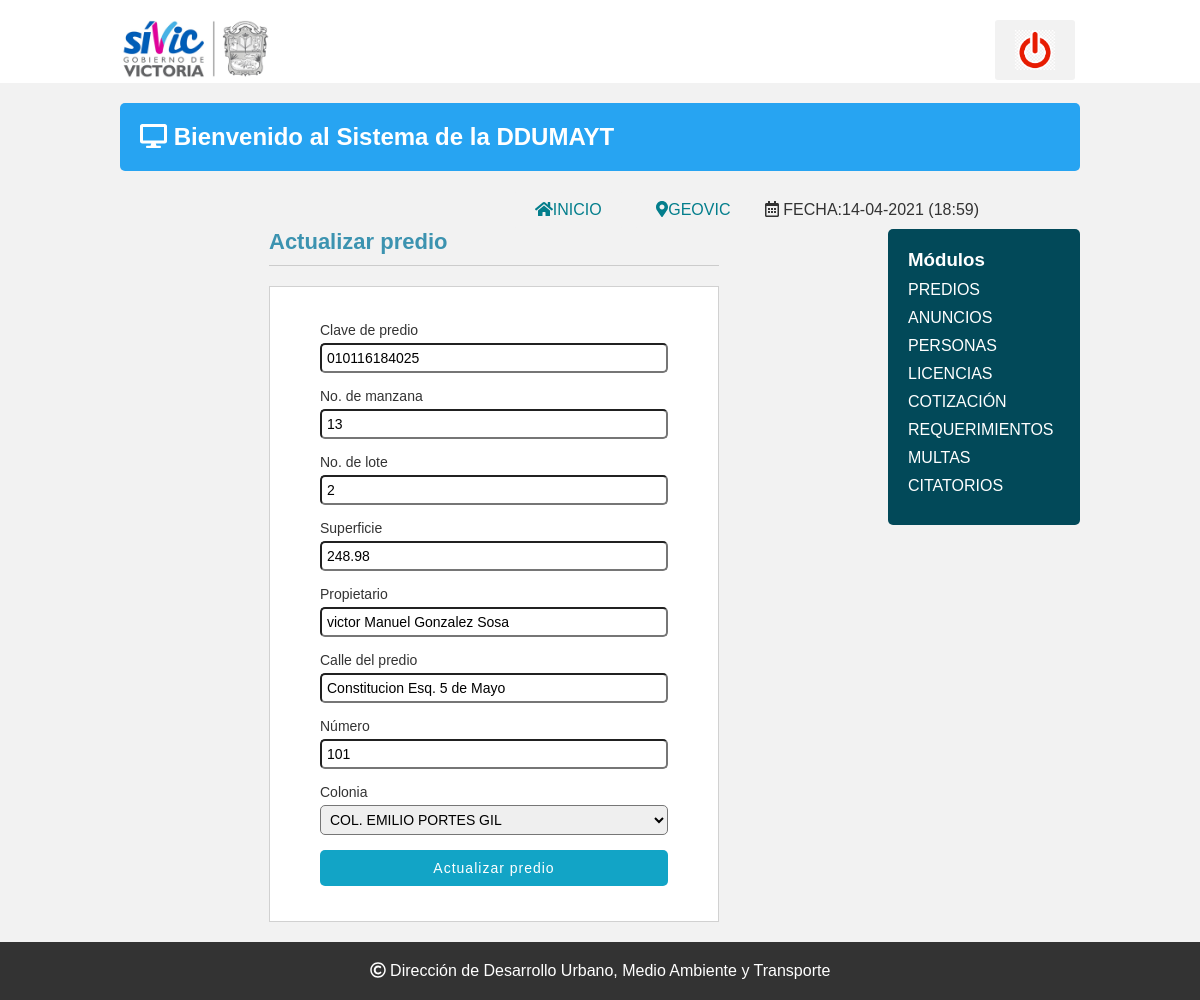
The app's page /Sistema/editar_predio.php?id=8 with its own data.
### tables this page shows
CREATE TABLE `predios` (
  `id_predio` int(11) NOT NULL,
  `clave` varchar(30) DEFAULT NULL,
  `manzana` varchar(20) DEFAULT NULL,
  `lote` varchar(25) DEFAULT NULL,
  `superficie` double NOT NULL,
  `propietario` varchar(80) NOT NULL,
  `calle1` varchar(90) NOT NULL,
  `numero1` varchar(25) NOT NULL,
  `id_colonia` int(11) NOT NULL,
  `calle2` varchar(60) DEFAULT NULL,
  `numero2` varchar(10) DEFAULT NULL,
  `id_colonia2` int(11) DEFAULT NULL,
  `telefono` varchar(20) DEFAULT NULL,
  `id_pagos` int(11) DEFAULT NULL,
  `dateadd` datetime NOT NULL DEFAULT current_timestamp(),
  `usuario_id` int(11) NOT NULL,
  `estatus` int(11) NOT NULL DEFAULT 1
);

CREATE TABLE `asentamientos` (
  `id_asent` int(11) NOT NULL,
  `zona` varchar(20) NOT NULL,
  `tipo` varchar(30) NOT NULL,
  `nombre` varchar(70) NOT NULL,
  `nombre1` varchar(70) DEFAULT NULL
);

### Sistema/editar_predio.php (the view, shortened to what this page needs)
<?php
	include "conexion.php";
		$id_predio= $_GET['id'];
		$query= mysqli_query($conection,"select p.id_predio, p.clave, p.manzana,p.lote, p.superficie, p.propietario, p.calle1,
															p.numero1, a.nombre, a.id_asent
													 from predios p inner join asentamientos a on p.id_colonia= a.id_asent
													 WHERE id_predio=$id_predio and estatus=1" );
		$result_sql=mysqli_num_rows($query);
		if($result_sql==0){
			header('location:lista_predio.php');
		}else{
			while($data=mysqli_fetch_array($query)){
				$clave= $data['clave'];
				$manzana= $data['manzana'];
				$lote= $data['lote'];
				$superficie= $data['superficie'];
				$propietario= $data['propietario'];
				$calle1= $data['calle1'];
				$numero1= $data['numero1'];
				$idcolonia= $data['id_asent'];
				$colonia= $data['nombre'];
			}
		}
?>
<!DOCTYPE html>
<html lang="en">
<head>
	<?php include "includes/scripts.php"; ?>
</head>
<body>
<?php include "includes/header.php"; ?>
	<section class="main">
<?php include "includes/wrapp.php"; ?>
	<div class="articulo">
	<div class="form_register">
    <h1>Actualizar predio</h1>
    <hr>
    <form action="" method="post">
    	<label for="clave">Clave de predio</label>
        <input type="text" name="clave" id="clave" placeholder="Clave del predio" value="<?php echo $clave; ?>">
        <label for="manzana">No. de manzana</label>
        <input type="text" name="manzana" id="manzana" placeholder="No. de manzana" value="<?php echo $manzana; ?>">
        <label for="lote">No. de lote</label>
        <input type="text" name="lote" id="lote" placeholder="No. de lote" value="<?php echo $lote; ?>">
        <label for="superficie">Superficie</label>
        <input type="number" step="0.001" name="superficie" id="superficie" placeholder="Superficie del predio" value="<?php echo $superficie; ?>">
        <label for="propietario">Propietario</label>
        <input type="text" name="propietario" id="propietario" placeholder="Nombre del propietario" value="<?php echo $propietario; ?>">
        <label for="calle1">Calle del predio</label>
        <input type="calle1" name="calle1" id="calle1" placeholder="Domicilio del predio, calle" value="<?php echo $calle1; ?>">
        <label for="numero1">Número</label>
        <input type="text" name="numero1" id="numero1" placeholder="Número exterior" value="<?php echo $numero1; ?>">
        <label for="colonia">Colonia</label>
        <select name="rol" id="rol">
        <option value="<?php echo $idcolonia; ?>" selected><?php echo $colonia; ?></option>
        <input type="submit" value="Actualizar predio" class="btn_save">
        </select>
    </form>
    </div>
			</div>
            	<?php include "includes/aside.php"; ?>
            </div>
	</section>
		<?php include "includes/footer.php"; ?>
</body>
</html>

### Sistema/css/estilos.css (style rules this page uses)
* { -webkit-box-sizing: border-box; -moz-box-sizing: border-box; box-sizing: border-box; margin:0px; padding:0px; }
body { background:#f2f2f2; color:#333; font-family:Arial, helvetica, sans-serif; }
.articulo { float: left; width: 80%; padding:0px 20px 20px 0px; }
.form_register { width:450px; margin:auto; }
.form_register h1 { color: #3c93b0; }
hr { border:0; background:#CCC; height:1px; margin:10px 0; display:block; }
form { background:#FFF; margin:auto; padding:20px 50px; border:1px solid #d1d1d1; }
label { display:block; font-size:14px; margin:15px auto 5px auto; }
input,select { display:block; width:100%; font-size:14px; padding:5px; border:1px solid:#85929e; border-radius:5px; }
.btn_save { font-size:14px; background:#12a4c6; padding:10px; color:#FFF; letter-spacing:1px; border:0; cursor:pointer; margin:15px auto; }
.articulo h1 { font-size:22px; display:inline-block; }
.articulo h1 { text-align:center; }

### records on screen
predios: clave "010116184025", manzana "13", lote "2", superficie "248.98", propietario "victor Manuel Gonzalez Sosa", calle1 "Constitucion Esq. 5 de Mayo", numero1 "101", rol "COL. EMILIO PORTES GIL"

### other values on screen
$date "14-04-2021 (18:59)"
